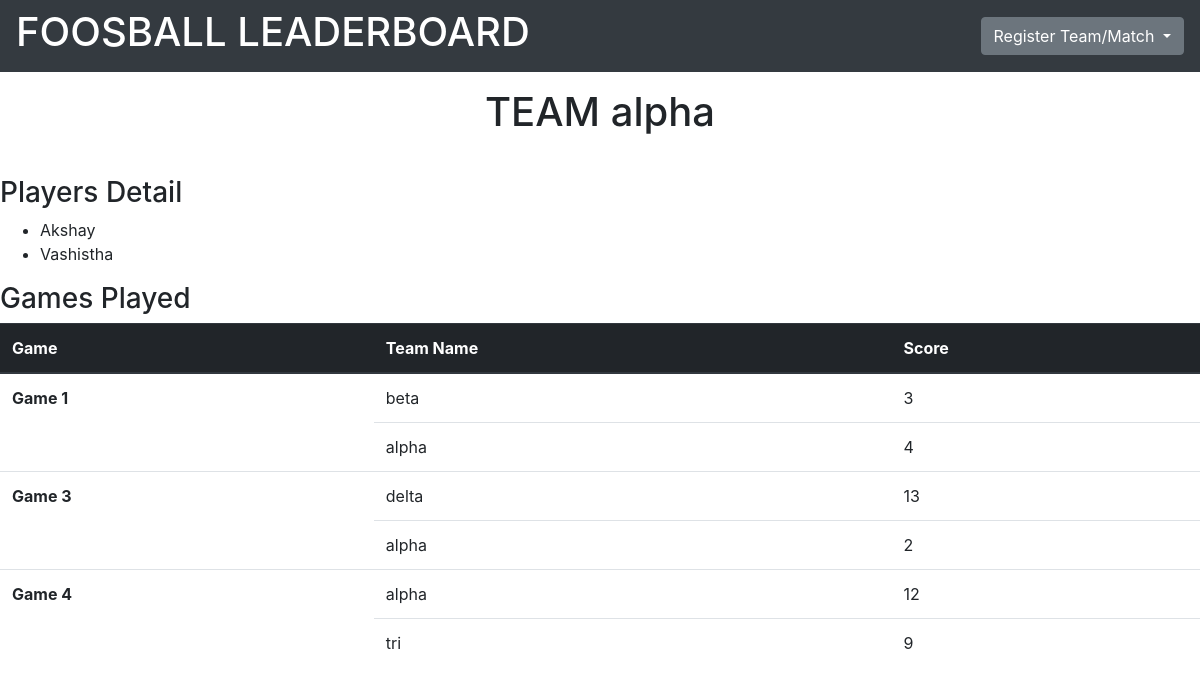
/teams/1/, run on the app's committed database.
### leaderboard/models.py (models this page shows, shortened)
class RegisterTeam(models.Model):
    Team_Name=models.CharField(max_length=32)
    Player1_Name = models.CharField(max_length=32)
    Player2_Name = models.CharField(max_length=32)

class RegisterGame(models.Model):
    team1= models.ForeignKey(RegisterTeam, related_name='team1', on_delete=models.CASCADE)
    team1_score = models.IntegerField()
    team2= models.ForeignKey(RegisterTeam, related_name='team2', on_delete=models.CASCADE)
    team2_score = models.IntegerField()

### leaderboard/views.py (the view)
# urls.py: url(r'^teams/(?P<team_id>[0-9]+)/$', views.team_details),
def team_details(request, team_id):
	team = RegisterTeam.objects.get(pk=team_id)
	game = RegisterGame.objects.all()
	return render(request, 'team_details.html', {'team': team, 'game':game})

### leaderboard/templates/team_details.html
{% extends 'base2.html' %}
{% block content %}
<h1><p align ='center'> TEAM {{team.Team_Name}}</p></h1>
<br>
<h3>Players Detail</h3>
<ul>
	<li>{{team.Player1_Name}}</li>
	<li>{{team.Player2_Name}}</li>
</ul>
<h3>Games Played</h3>
<table class="table">
  <thead class="thead-dark">
    <tr>
      <th scope="col">Game</th>
      <th scope="col">Team Name</th>
      <th scope="col">Score</th>
    </tr>
  </thead><tbody>
{% for ga in game %}
{% ifequal team.Team_Name ga.team1.Team_Name %}
<tr>
	<th scope="row" rowspan="2">Game {{ga.id}}</th>
	<td>{{ga.team1.Team_Name}}</td>
	<td>{{ga.team1_score}}</td>
</tr>
<tr>
  <td>{{ga.team2.Team_Name}}</td>
  <td>{{ga.team2_score}}</td>
</tr>
{% endifequal %}
{% ifequal team.Team_Name ga.team2.Team_Name %}
  <tr>
  	<th scope="row" rowspan="2">Game {{ga.id}}</th>
  	<td>{{ga.team1.Team_Name}}</td>
  	<td>{{ga.team1_score}}</td>
  </tr>
  <tr>
    <td>{{ga.team2.Team_Name}}</td>
    <td>{{ga.team2_score}}</td>
  </tr>
  	{% endifequal %}
{% endfor %}
  {% endblock %}

### data on the page
RegisterTeam: Team_Name "alpha", Player1_Name "Akshay", Player2_Name "Vashistha"
RegisterGame: id "1", team1.Team_Name "beta", team1_score "3", team2.Team_Name "alpha", team2_score "4"
RegisterGame: id "3", team1.Team_Name "delta", team1_score "13", team2.Team_Name "alpha", team2_score "2"
RegisterGame: id "4", team1.Team_Name "alpha", team1_score "12", team2.Team_Name "tri", team2_score "9"
